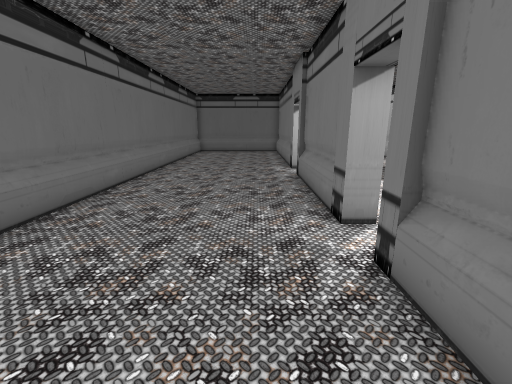
View 1 (above)

24 first-person views from a walk through a Unity game level. The camera is 1.5 m above the floor, tilts 14° down and sees 90° across. Doors are open. The floor is counted in squares, 0.71 m on a side. Each view is taken from the middle of a square. On the plan, view 1 faces up. The plan holds only what a view shows up to about 16 squares ahead; the rest is blank. The player is left out. Some animated figures are left out. Some surface patterns are stand-ins.

View 2
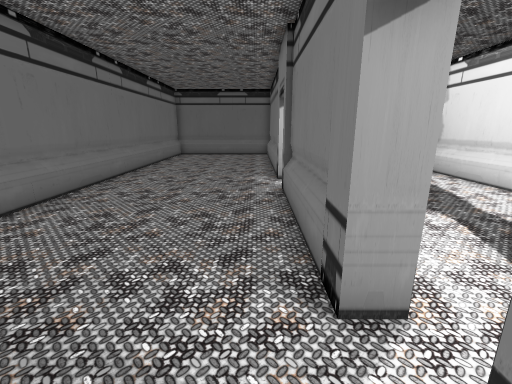

View 3
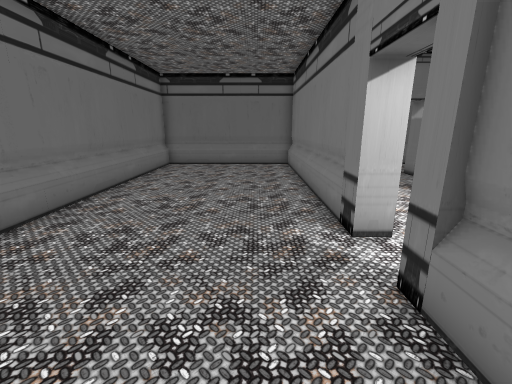

View 4
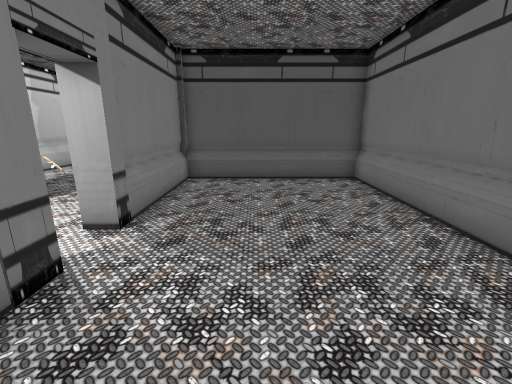

View 5
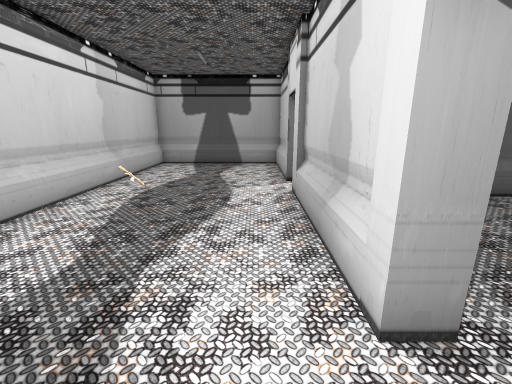

View 6
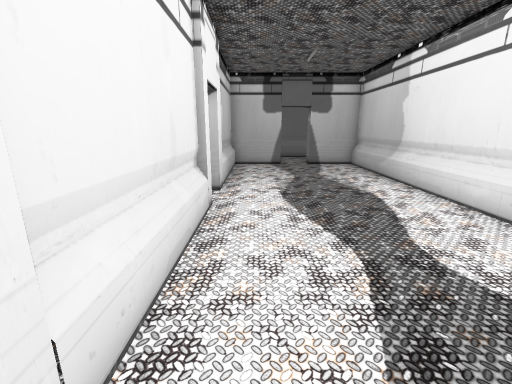

View 7
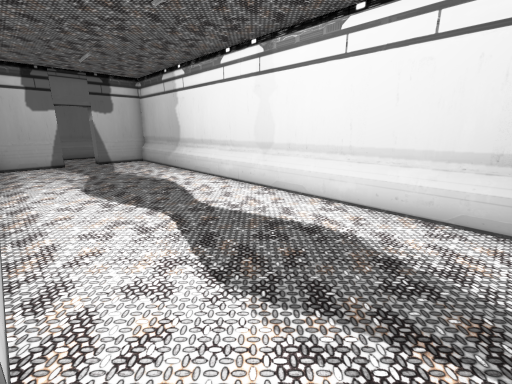

View 8
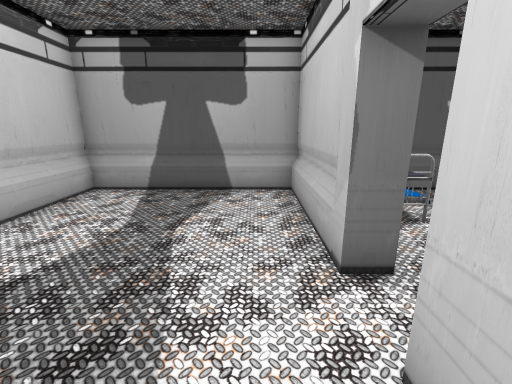

View 9
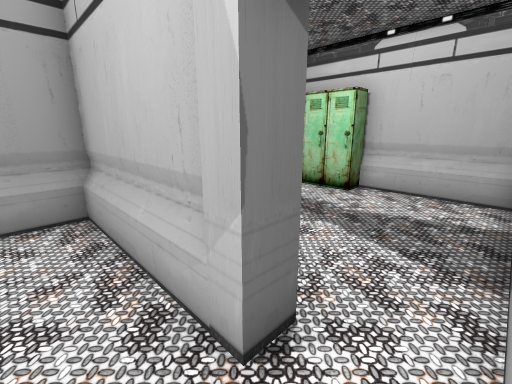

View 10
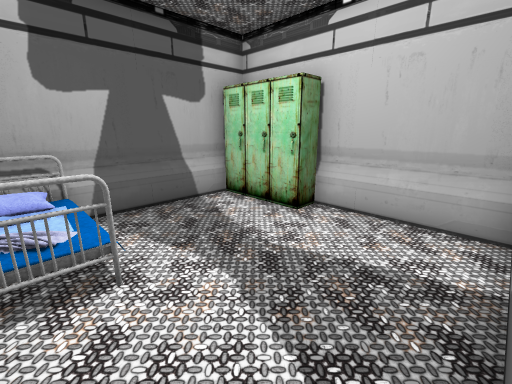

View 11
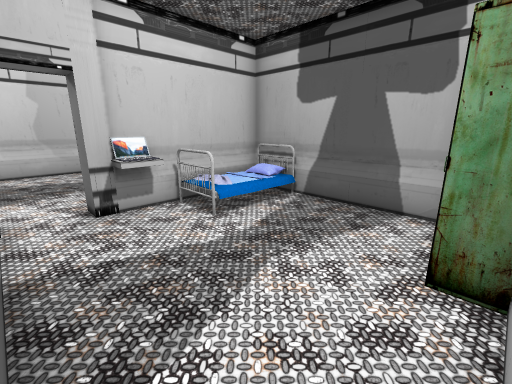

View 12
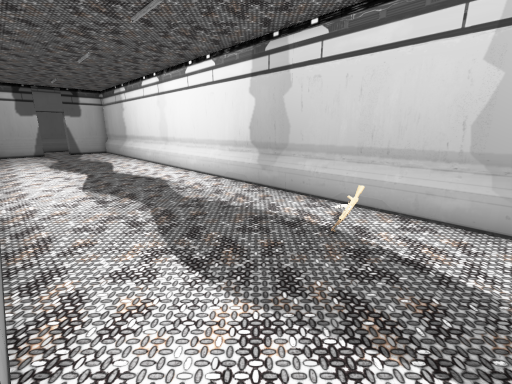

View 13
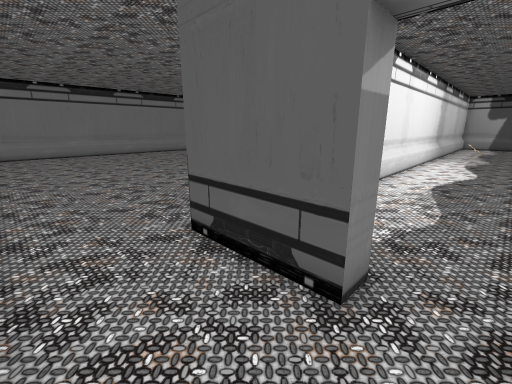

View 14
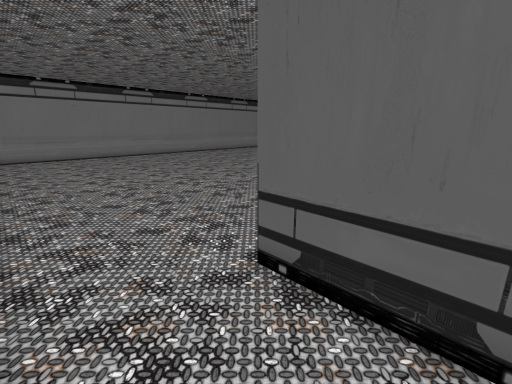

View 15
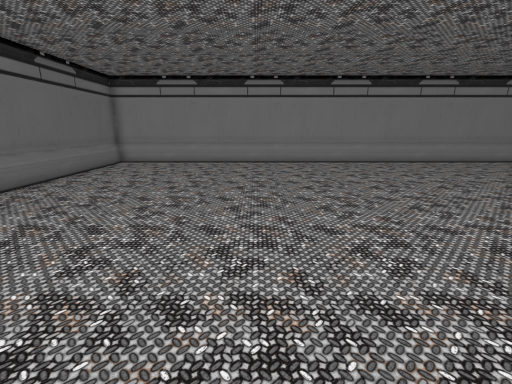

View 16
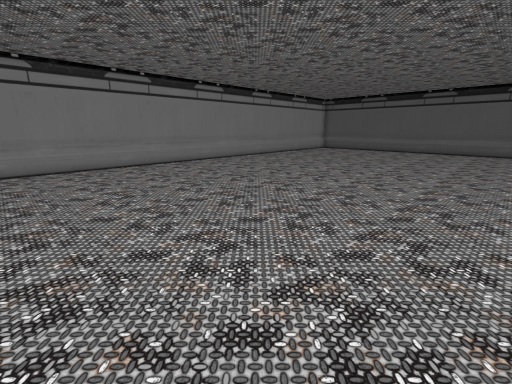

View 17
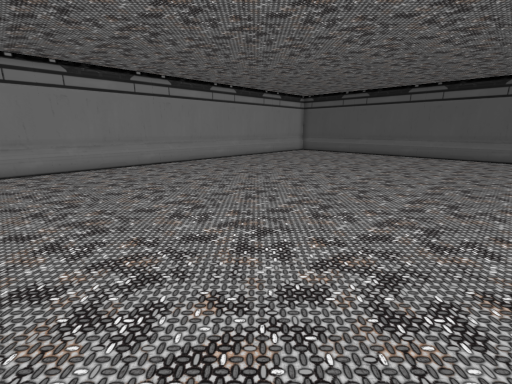

View 18
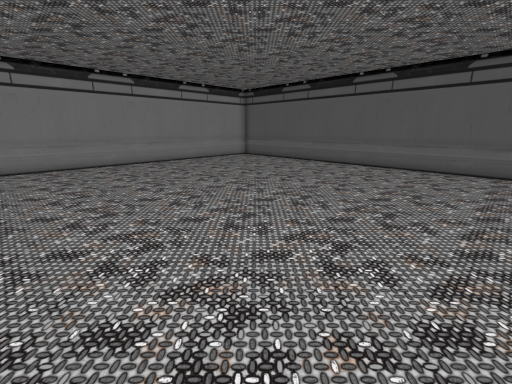

View 19
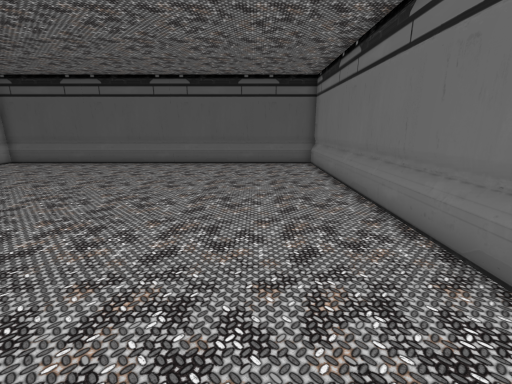

View 20
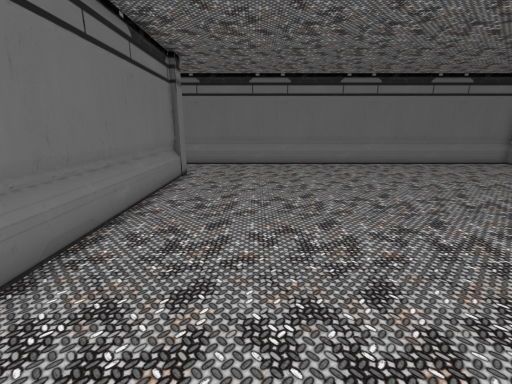

View 21
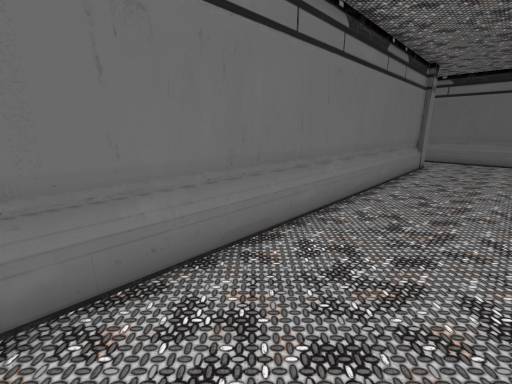

View 22
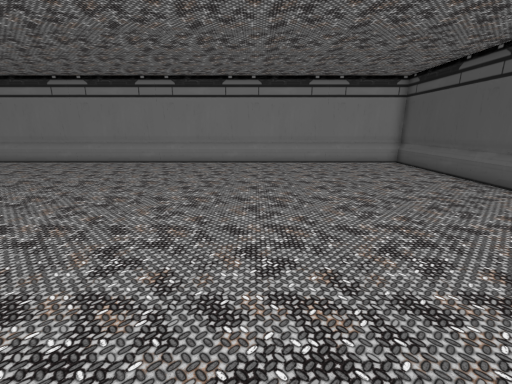

View 23
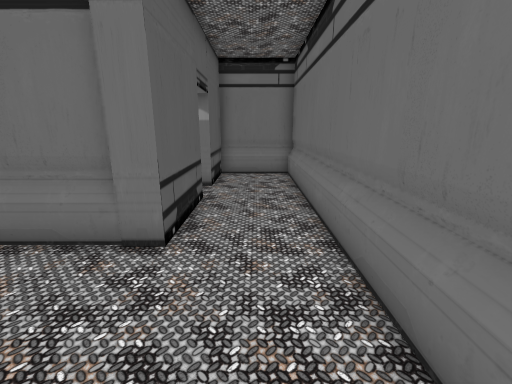

View 24
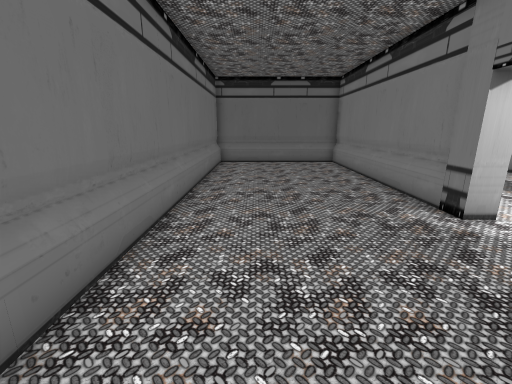

### Floor plan
Ten units are one square. View 1 is at (0, 0); x grows to the right and y downward. Boxes are objects, and circles mark ways between rooms. Rooms are numbered by the first view taken in them; rooms with no view inside come last. Other rooms are left out.
<svg viewBox="-60 -253 359 363">
<path fill="none" stroke="#000" d="M20 -138 20 -245M21 -148 21 -245M21 -69 21 -116M20 -55 20 -121M-55 -49 -55 19M-55 -245 -55 -51M21 -248 -55 -248M-53 19 21 19 21 -34M-53 21 21 21M20 21 20 -38M-53 -242 -53 19M21 -245 -55 -245M25 -30 25 20M20 -38 27 -38 27 29M25 -116 25 -64M27 -121 27 -55 20 -55M27 44 27 99M25 54 25 99M25 -172 25 -161M27 -178 27 -138 20 -138M25 -185 25 -178M100 99 100 -205M25 101 98 101M56 -205 25 -205M98 -205 72 -205M25 99 98 99 98 -205M-55 29 -55 71M-48 101 6 101M21 99 21 54M12 60 12 54M-53 29 -53 62M-45 99 21 99M20 99 20 54M104 -29 104 99M108 -205 104 -205 104 -48M72 -205 72 -213 106 -213 106 -48M294 -248 25 -248M104 101 292 101M294 99 294 -245M25 -245 25 -213 55 -213 55 -209M106 -29 106 28M292 16 292 -161M292 -224 292 -240M294 -245 25 -245M104 99 292 99 292 92M27 -245 27 -213"/>
<rect x="15" y="45" width="10" height="10" fill="#bbb"><title>books</title></rect>
<rect x="-55" y="75" width="10" height="10" fill="#bbb"><title>locker</title></rect>
<rect x="-55" y="65" width="10" height="10" fill="#bbb"><title>locker</title></rect>
<rect x="-5" y="65" width="20" height="10" fill="#bbb"><title>bed</title></rect>
<rect x="5" y="85" width="10" height="20" fill="#bbb"><title>bed</title></rect>
<circle cx="23" cy="-127" r="3" fill="#2a7"/>
<circle cx="23" cy="-47" r="3" fill="#2a7"/>
<circle cx="25" cy="35" r="3" fill="#2a7"/>
<circle cx="65" cy="-210" r="3" fill="#2a7"/>
<text x="-20" y="-120">1</text>
<text x="60" y="-50">2</text>
<text x="-20" y="60">3</text>
<text x="190" y="-80">4</text>
</svg>
Room 1 opens to room 2. Room 2 opens to room 3. Room 2 opens to room 4.

Where each view was taken, in squares from view 1:
view 1: 0 up, 0 right, facing up
view 2: 3 up, 1 right, facing up
view 3: 9 up, 0 right, facing up
view 4: 9 up, 1 left, facing down
view 5: 6 up, 4 right, facing down
view 6: 5 up, 4 right, facing up
view 7: 3 up, 3 right, facing up-right
view 8: 1 down, 4 right, facing down
view 9: 3 down, 4 right, facing down-left
view 10: 3 down, 1 right, facing down-left
view 11: 3 down, 5 left, facing down-right
view 12: 5 down, 3 right, facing up-right
view 13: 24 up, 6 right, facing down-right
view 14: 24 up, 8 right, facing down-right
view 15: 16 up, 13 right, facing right
view 16: 16 up, 14 right, facing down-right
view 17: 12 up, 14 right, facing down-right
view 18: 5 up, 13 right, facing down-right
view 19: 6 up, 14 right, facing down
view 20: 9 up, 14 right, facing up
view 21: 5 up, 14 right, facing up-left
view 22: 1 down, 13 right, facing right
view 23: 23 up, 15 right, facing left
view 24: 8 up, 3 left, facing up
